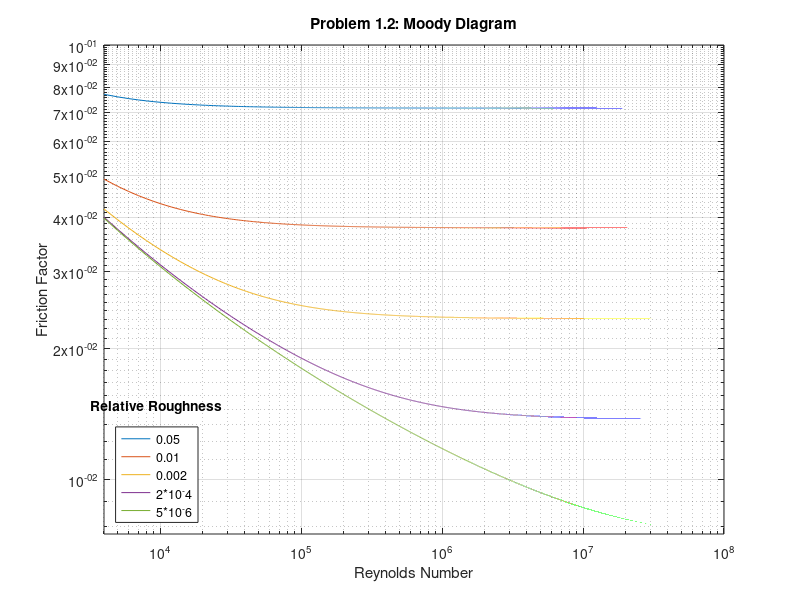

The MATLAB script that drew this image:
%%Problem 1.2: Moody Diagram
%Clearing the workspace
clear all
close all
clc

%%Establishing our knowns
Re = [4000:1000:(10^8)]; %Array of the desired Reynolds Number range
rR = [0.05,0.01,0.002,2*10^(-4),5*10^(-6)]; %Some relative roughness values 
                                            %used on the Moody Diagram

%%Fixed Point Iteration of the Colebrook Equation
%We will do this by using multiple for loops and a while loop for the
%iteration

%Defining the tolerance and max iterations
mIter = 10000;
tol = 0.00001;

%Creating the loop
for i = 1:length(rR)
    for j = 1:length(Re)
        nIter = 0; %Counts iterations
        diff = 1; %Establishing a difference greater than the tolerance to 
                  %prevent the while loop from immediately ending
        x0 = 10; %Initial guess to use in our fixed point iteration
        while (diff > tol) && (nIter < mIter)
            xN = -2*log10(rR(i)/3.7+2.51/Re(j)*x0);
            diff = abs(xN - x0);
            x0 = xN;
            nIter = nIter + 1;
        end
        x(j,i) = (1/x0)^2;
    end
end

%%Plotting the Results
loglog(Re, x(:,1)',Re, x(:,2)',Re, x(:,3)',Re, x(:,4)',Re, x(:,5)' )
title('Problem 1.2: Moody Diagram')
xlabel('Reynolds Number')
ylabel('Friction Factor')
leg = legend('0.05','0.01','0.002','2*10^-4','5*10^-6','Location','southwest')
title(leg, 'Relative Roughness')
axis ([4000 10^8 0 0.1])
yticks([0 0.01 0.02 0.03 0.04 0.05 0.06 0.07 0.08 0.09 0.1])
grid on
            
            